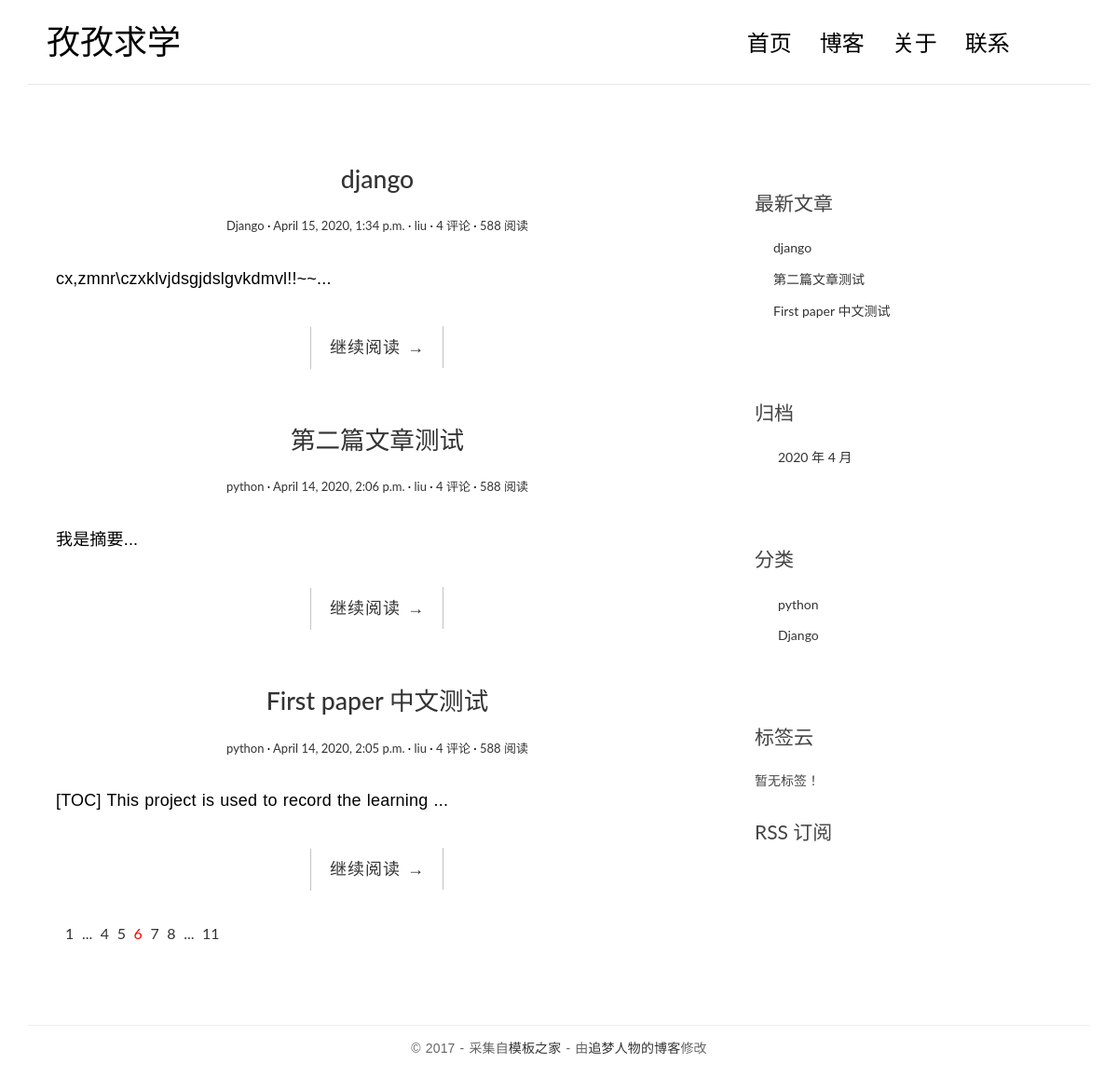
The app's page /, older data.
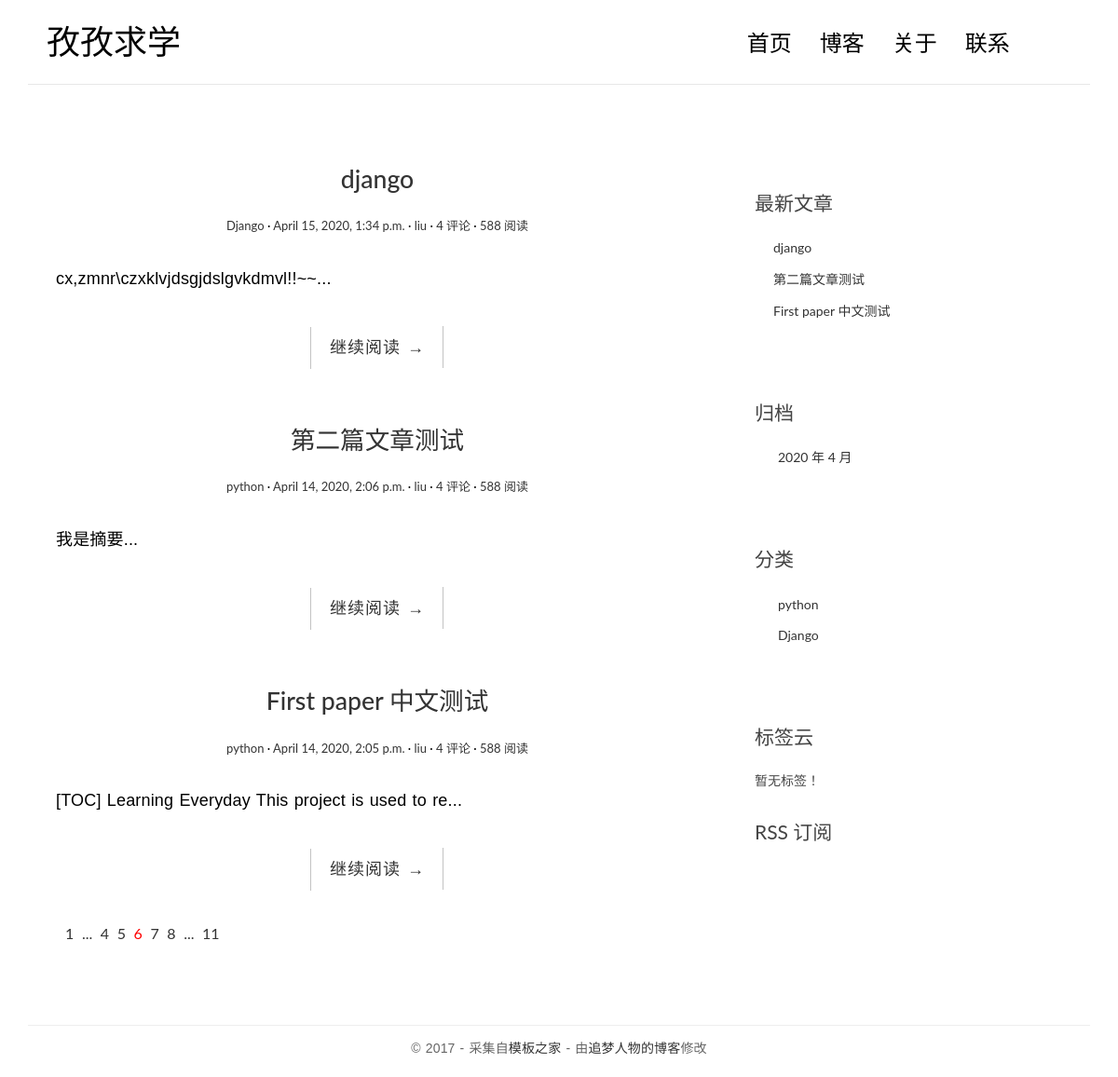
The same page, newer data.
### blog/models.py (models this page shows, shortened)
class Post(models.Model):
    title = models.CharField('标题', max_length=70)
    body = models.TextField('正文')
    created_time = models.DateTimeField('创建时间', default=timezone.now)
    modified_time = models.DateTimeField('修改时间')
    excerpt = models.CharField('摘要', max_length=200, blank=True)
    category = models.ForeignKey(Category, verbose_name='分类', on_delete=models.CASCADE)
    tags = models.ManyToManyField(Tag, verbose_name='标签', blank=True)
    author = models.ForeignKey(User, verbose_name='作者', on_delete=models.CASCADE)
    class Meta:
        verbose_name = '文章'
        verbose_name_plural = verbose_name
        ordering = ['-created_time']
    def get_absolute_url(self):
        return reverse('blog:detail', kwargs={'pk': self.pk})

class Category(models.Model):
    name = models.CharField(max_length=100)
    class Meta:
        verbose_name = '分类'
        verbose_name_plural = verbose_name

### blog/views.py (the view)
# urls.py: path('', views.index, name='index'),
def index(request):
    post_list = Post.objects.all().order_by('-created_time')
    return render(request, 'blog/index.html', context={'post_list': post_list})

### blog/templatetags/blog_extras.py (called while the page is built)
@register.inclusion_tag('blog/inclusions/_recent_posts.html', takes_context=True)
def show_recent_posts(context, num=5):
    return {
        'recent_post_list': Post.objects.all().order_by('-created_time')[:num],
    }

@register.inclusion_tag('blog/inclusions/_archives.html', takes_context=True)
def show_archives(context):
    return {
        'date_list': Post.objects.dates('created_time', 'month', order='DESC'),
    }

@register.inclusion_tag('blog/inclusions/_categories.html', takes_context=True)
def show_categories(context):
    return {
        'category_list': Category.objects.all(),
    }

@register.inclusion_tag('blog/inclusions/_tags.html', takes_context=True)
def show_tags(context):
    return {
        'tag_list': Tag.objects.all(),
    }

### templates/blog/index.html
<!DOCTYPE html>
{% extends 'base.html' %}
                {% block main %}
              {% for post in post_list %}
                <article class="post post-{{ post.pk }}">
                    <header class="entry-header">
                        <h1 class="entry-title">
                            <a href="{{ post.get_absolute_url }}">{{ post.title }}</a>
                        </h1>
                        <div class="entry-meta">
  <span class="post-category"><a href="#">{{ post.category.name }}</a></span>
  <span class="post-date"><a href="#"><time class="entry-date"
                                            datetime="{{ post.created_time }}">{{ post.created_time }}</time></a></span>
  <span class="post-author"><a href="#">{{ post.author }}</a></span>
                            <span class="comments-link"><a href="#">4 评论</a></span>
                            <span class="views-count"><a href="#">588 阅读</a></span>
                        </div>
                    </header>
  <div class="entry-content clearfix">
      <p>{{ post.excerpt }}...</p>
      <div class="read-more cl-effect-14">
          <a href="{{ post.get_absolute_url }}" class="more-link">继续阅读 <span class="meta-nav">→</span></a>
      </div>
  </div>
                </article>
              {% empty %}
                <div class="no-post">暂时还没有发布的文章！</div>
              {% endfor %}
                <div class="pagination">
                    <ul>
                        <li><a href="">1</a></li>
                        <li><a href="">...</a></li>
                        <li><a href="">4</a></li>
                        <li><a href="">5</a></li>
                        <li class="current"><a href="">6</a></li>
                        <li><a href="">7</a></li>
                        <li><a href="">8</a></li>
                        <li><a href="">...</a></li>
                        <li><a href="">11</a></li>
                    </ul>
                </div>
{% endblock main %}

### templates/blog/inclusions/_recent_posts.html
<div class="widget widget-recent-posts">
  <h3 class="widget-title">最新文章</h3>
  <ul>
    {% for post in recent_post_list %}
      <li>
        <a href="{{ post.get_absolute_url }}">{{ post.title }}</a>
      </li>
    {% empty %}
      暂无文章！
    {% endfor %}
  </ul>
</div>

Row changes from the older to the newer data that the page shows:
changed Post "First paper 中文测试": excerpt "[TOC] This project is used to record the learning" → "[TOC] Learning Everyday This project is used to re"
